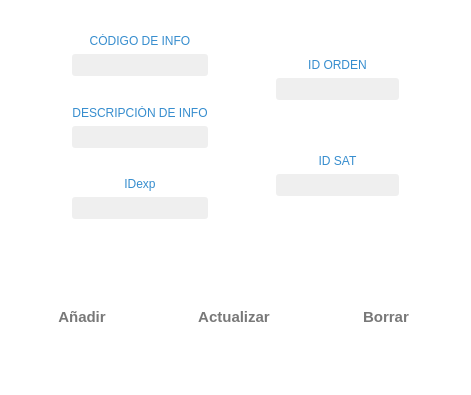
<?xml version="1.0" encoding="UTF-8"?>
<ui version="4.0">
 <class>Info</class>
 <widget class="QWidget" name="Info">
  <property name="geometry">
   <rect>
    <x>0</x>
    <y>0</y>
    <width>471</width>
    <height>395</height>
   </rect>
  </property>
  <property name="palette">
   <palette>
    <active>
     <colorrole role="Base">
      <brush brushstyle="SolidPattern">
       <color alpha="255">
        <red>46</red>
        <green>47</green>
        <blue>48</blue>
       </color>
      </brush>
     </colorrole>
     <colorrole role="Window">
      <brush brushstyle="SolidPattern">
       <color alpha="255">
        <red>255</red>
        <green>255</green>
        <blue>255</blue>
       </color>
      </brush>
     </colorrole>
    </active>
    <inactive>
     <colorrole role="Base">
      <brush brushstyle="SolidPattern">
       <color alpha="255">
        <red>46</red>
        <green>47</green>
        <blue>48</blue>
       </color>
      </brush>
     </colorrole>
     <colorrole role="Window">
      <brush brushstyle="SolidPattern">
       <color alpha="255">
        <red>255</red>
        <green>255</green>
        <blue>255</blue>
       </color>
      </brush>
     </colorrole>
    </inactive>
    <disabled>
     <colorrole role="Base">
      <brush brushstyle="SolidPattern">
       <color alpha="255">
        <red>255</red>
        <green>255</green>
        <blue>255</blue>
       </color>
      </brush>
     </colorrole>
     <colorrole role="Window">
      <brush brushstyle="SolidPattern">
       <color alpha="255">
        <red>255</red>
        <green>255</green>
        <blue>255</blue>
       </color>
      </brush>
     </colorrole>
    </disabled>
   </palette>
  </property>
  <property name="windowTitle">
   <string>Form</string>
  </property>
  <layout class="QVBoxLayout" name="verticalLayout_5">
   <item>
    <layout class="QHBoxLayout" name="horizontalLayout_2">
     <item>
      <spacer name="horizontalSpacer_2">
       <property name="orientation">
        <enum>Qt::Horizontal</enum>
       </property>
       <property name="sizeHint" stdset="0">
        <size>
         <width>40</width>
         <height>20</height>
        </size>
       </property>
      </spacer>
     </item>
     <item>
      <layout class="QVBoxLayout" name="verticalLayout_4">
       <item>
        <spacer name="verticalSpacer_4">
         <property name="orientation">
          <enum>Qt::Vertical</enum>
         </property>
         <property name="sizeHint" stdset="0">
          <size>
           <width>20</width>
           <height>40</height>
          </size>
         </property>
        </spacer>
       </item>
       <item>
        <layout class="QVBoxLayout" name="verticalLayout">
         <item>
          <widget class="QLabel" name="label">
           <property name="styleSheet">
            <string notr="true">font: 10pt &quot;Segoe UI Semilight&quot;;
color: rgb(54, 141, 206);</string>
           </property>
           <property name="text">
            <string>CÓDIGO DE INFO</string>
           </property>
           <property name="alignment">
            <set>Qt::AlignCenter</set>
           </property>
          </widget>
         </item>
         <item>
          <widget class="MyLineEditShine" name="le_codigo">
           <property name="enabled">
            <bool>true</bool>
           </property>
           <property name="minimumSize">
            <size>
             <width>0</width>
             <height>22</height>
            </size>
           </property>
           <property name="font">
            <font>
             <family>Segoe UI</family>
             <pointsize>10</pointsize>
            </font>
           </property>
           <property name="styleSheet">
            <string notr="true">background-color: #EFEFEF; 
border-radius: 3px;
color:rgb(50, 50, 50);</string>
           </property>
           <property name="alignment">
            <set>Qt::AlignCenter</set>
           </property>
          </widget>
         </item>
        </layout>
       </item>
       <item>
        <spacer name="verticalSpacer">
         <property name="orientation">
          <enum>Qt::Vertical</enum>
         </property>
         <property name="sizeHint" stdset="0">
          <size>
           <width>20</width>
           <height>40</height>
          </size>
         </property>
        </spacer>
       </item>
       <item>
        <layout class="QVBoxLayout" name="verticalLayout_2">
         <item>
          <widget class="QLabel" name="label_2">
           <property name="styleSheet">
            <string notr="true">font: 10pt &quot;Segoe UI Semilight&quot;;
color: rgb(54, 141, 206);</string>
           </property>
           <property name="text">
            <string>DESCRIPCIÓN DE INFO</string>
           </property>
           <property name="alignment">
            <set>Qt::AlignCenter</set>
           </property>
          </widget>
         </item>
         <item>
          <widget class="MyLineEditShine" name="le_info">
           <property name="minimumSize">
            <size>
             <width>0</width>
             <height>22</height>
            </size>
           </property>
           <property name="font">
            <font>
             <family>Segoe UI</family>
             <pointsize>10</pointsize>
            </font>
           </property>
           <property name="styleSheet">
            <string notr="true">background-color: #EFEFEF; 
border-radius: 3px;
color:rgb(50, 50, 50);</string>
           </property>
           <property name="alignment">
            <set>Qt::AlignCenter</set>
           </property>
          </widget>
         </item>
        </layout>
       </item>
       <item>
        <spacer name="verticalSpacer_2">
         <property name="orientation">
          <enum>Qt::Vertical</enum>
         </property>
         <property name="sizeHint" stdset="0">
          <size>
           <width>20</width>
           <height>40</height>
          </size>
         </property>
        </spacer>
       </item>
       <item>
        <layout class="QVBoxLayout" name="verticalLayout_6">
         <item>
          <widget class="QLabel" name="label_3">
           <property name="styleSheet">
            <string notr="true">font: 10pt &quot;Segoe UI Semilight&quot;;
color: rgb(54, 141, 206);</string>
           </property>
           <property name="text">
            <string>IDexp</string>
           </property>
           <property name="alignment">
            <set>Qt::AlignCenter</set>
           </property>
          </widget>
         </item>
         <item>
          <widget class="MyLineEditShine" name="le_idexp">
           <property name="enabled">
            <bool>true</bool>
           </property>
           <property name="minimumSize">
            <size>
             <width>0</width>
             <height>22</height>
            </size>
           </property>
           <property name="font">
            <font>
             <family>Segoe UI</family>
             <pointsize>10</pointsize>
            </font>
           </property>
           <property name="styleSheet">
            <string notr="true">background-color: #EFEFEF; 
border-radius: 3px;
color:rgb(50, 50, 50);</string>
           </property>
           <property name="alignment">
            <set>Qt::AlignCenter</set>
           </property>
          </widget>
         </item>
        </layout>
       </item>
       <item>
        <spacer name="verticalSpacer_3">
         <property name="orientation">
          <enum>Qt::Vertical</enum>
         </property>
         <property name="sizeHint" stdset="0">
          <size>
           <width>20</width>
           <height>40</height>
          </size>
         </property>
        </spacer>
       </item>
      </layout>
     </item>
     <item>
      <spacer name="horizontalSpacer">
       <property name="orientation">
        <enum>Qt::Horizontal</enum>
       </property>
       <property name="sizeHint" stdset="0">
        <size>
         <width>40</width>
         <height>20</height>
        </size>
       </property>
      </spacer>
     </item>
     <item>
      <layout class="QVBoxLayout" name="verticalLayout_3">
       <item>
        <spacer name="verticalSpacer_8">
         <property name="orientation">
          <enum>Qt::Vertical</enum>
         </property>
         <property name="sizeHint" stdset="0">
          <size>
           <width>20</width>
           <height>40</height>
          </size>
         </property>
        </spacer>
       </item>
       <item>
        <layout class="QVBoxLayout" name="verticalLayout_8">
         <item>
          <widget class="QLabel" name="label_5">
           <property name="styleSheet">
            <string notr="true">font: 10pt &quot;Segoe UI Semilight&quot;;
color: rgb(54, 141, 206);</string>
           </property>
           <property name="text">
            <string>ID ORDEN</string>
           </property>
           <property name="alignment">
            <set>Qt::AlignCenter</set>
           </property>
          </widget>
         </item>
         <item>
          <widget class="MyLineEditShine" name="le_idorden">
           <property name="enabled">
            <bool>true</bool>
           </property>
           <property name="minimumSize">
            <size>
             <width>0</width>
             <height>22</height>
            </size>
           </property>
           <property name="font">
            <font>
             <family>Segoe UI</family>
             <pointsize>10</pointsize>
            </font>
           </property>
           <property name="styleSheet">
            <string notr="true">background-color: #EFEFEF; 
border-radius: 3px;
color:rgb(50, 50, 50);</string>
           </property>
           <property name="alignment">
            <set>Qt::AlignCenter</set>
           </property>
          </widget>
         </item>
        </layout>
       </item>
       <item>
        <spacer name="verticalSpacer_7">
         <property name="orientation">
          <enum>Qt::Vertical</enum>
         </property>
         <property name="sizeHint" stdset="0">
          <size>
           <width>20</width>
           <height>40</height>
          </size>
         </property>
        </spacer>
       </item>
       <item>
        <layout class="QVBoxLayout" name="verticalLayout_7">
         <item>
          <widget class="QLabel" name="label_4">
           <property name="styleSheet">
            <string notr="true">font: 10pt &quot;Segoe UI Semilight&quot;;
color: rgb(54, 141, 206);</string>
           </property>
           <property name="text">
            <string>ID SAT</string>
           </property>
           <property name="alignment">
            <set>Qt::AlignCenter</set>
           </property>
          </widget>
         </item>
         <item>
          <widget class="MyLineEditShine" name="le_idsat">
           <property name="enabled">
            <bool>true</bool>
           </property>
           <property name="minimumSize">
            <size>
             <width>0</width>
             <height>22</height>
            </size>
           </property>
           <property name="font">
            <font>
             <family>Segoe UI</family>
             <pointsize>10</pointsize>
            </font>
           </property>
           <property name="styleSheet">
            <string notr="true">background-color: #EFEFEF; 
border-radius: 3px;
color:rgb(50, 50, 50);</string>
           </property>
           <property name="alignment">
            <set>Qt::AlignCenter</set>
           </property>
          </widget>
         </item>
        </layout>
       </item>
       <item>
        <spacer name="verticalSpacer_9">
         <property name="orientation">
          <enum>Qt::Vertical</enum>
         </property>
         <property name="sizeHint" stdset="0">
          <size>
           <width>20</width>
           <height>40</height>
          </size>
         </property>
        </spacer>
       </item>
      </layout>
     </item>
     <item>
      <spacer name="horizontalSpacer_3">
       <property name="orientation">
        <enum>Qt::Horizontal</enum>
       </property>
       <property name="sizeHint" stdset="0">
        <size>
         <width>40</width>
         <height>20</height>
        </size>
       </property>
      </spacer>
     </item>
    </layout>
   </item>
   <item>
    <spacer name="verticalSpacer_6">
     <property name="orientation">
      <enum>Qt::Vertical</enum>
     </property>
     <property name="sizeHint" stdset="0">
      <size>
       <width>20</width>
       <height>114</height>
      </size>
     </property>
    </spacer>
   </item>
   <item>
    <layout class="QHBoxLayout" name="horizontalLayout">
     <item>
      <widget class="QPushButton" name="pb_agregar">
       <property name="enabled">
        <bool>true</bool>
       </property>
       <property name="minimumSize">
        <size>
         <width>130</width>
         <height>40</height>
        </size>
       </property>
       <property name="maximumSize">
        <size>
         <width>130</width>
         <height>41</height>
        </size>
       </property>
       <property name="font">
        <font>
         <family>Segoe UI</family>
         <pointsize>11</pointsize>
         <weight>75</weight>
         <bold>true</bold>
        </font>
       </property>
       <property name="styleSheet">
        <string notr="true">border-radius: 10px;
color:rgb(120, 120, 120);</string>
       </property>
       <property name="text">
        <string>Añadir</string>
       </property>
       <property name="icon">
        <iconset resource="assets.qrc">
         <normaloff>:/icons/subir.png</normaloff>:/icons/subir.png</iconset>
       </property>
       <property name="iconSize">
        <size>
         <width>25</width>
         <height>25</height>
        </size>
       </property>
      </widget>
     </item>
     <item>
      <widget class="QPushButton" name="pb_actualizar">
       <property name="enabled">
        <bool>true</bool>
       </property>
       <property name="minimumSize">
        <size>
         <width>150</width>
         <height>40</height>
        </size>
       </property>
       <property name="maximumSize">
        <size>
         <width>150</width>
         <height>41</height>
        </size>
       </property>
       <property name="font">
        <font>
         <family>Segoe UI</family>
         <pointsize>11</pointsize>
         <weight>75</weight>
         <bold>true</bold>
        </font>
       </property>
       <property name="styleSheet">
        <string notr="true">border-radius: 10px;
color:rgb(120, 120, 120);</string>
       </property>
       <property name="text">
        <string>Actualizar</string>
       </property>
       <property name="icon">
        <iconset resource="assets.qrc">
         <normaloff>:/icons/update.png</normaloff>:/icons/update.png</iconset>
       </property>
       <property name="iconSize">
        <size>
         <width>30</width>
         <height>30</height>
        </size>
       </property>
      </widget>
     </item>
     <item>
      <widget class="QPushButton" name="pb_borrar">
       <property name="enabled">
        <bool>true</bool>
       </property>
       <property name="minimumSize">
        <size>
         <width>130</width>
         <height>40</height>
        </size>
       </property>
       <property name="maximumSize">
        <size>
         <width>130</width>
         <height>41</height>
        </size>
       </property>
       <property name="font">
        <font>
         <family>Segoe UI</family>
         <pointsize>11</pointsize>
         <weight>75</weight>
         <bold>true</bold>
        </font>
       </property>
       <property name="styleSheet">
        <string notr="true">border-radius: 10px;
color:rgb(120, 120, 120);</string>
       </property>
       <property name="text">
        <string>Borrar</string>
       </property>
       <property name="icon">
        <iconset resource="assets.qrc">
         <normaloff>:/icons/delete_blue.png</normaloff>:/icons/delete_blue.png</iconset>
       </property>
       <property name="iconSize">
        <size>
         <width>25</width>
         <height>25</height>
        </size>
       </property>
      </widget>
     </item>
    </layout>
   </item>
   <item>
    <spacer name="verticalSpacer_5">
     <property name="orientation">
      <enum>Qt::Vertical</enum>
     </property>
     <property name="sizeHint" stdset="0">
      <size>
       <width>20</width>
       <height>113</height>
      </size>
     </property>
    </spacer>
   </item>
  </layout>
 </widget>
 <customwidgets>
  <customwidget>
   <class>MyLineEditShine</class>
   <extends>QLineEdit</extends>
   <header location="global">mylineeditshine.h</header>
  </customwidget>
 </customwidgets>
 <resources>
  <include location="assets.qrc"/>
 </resources>
 <connections/>
</ui>
